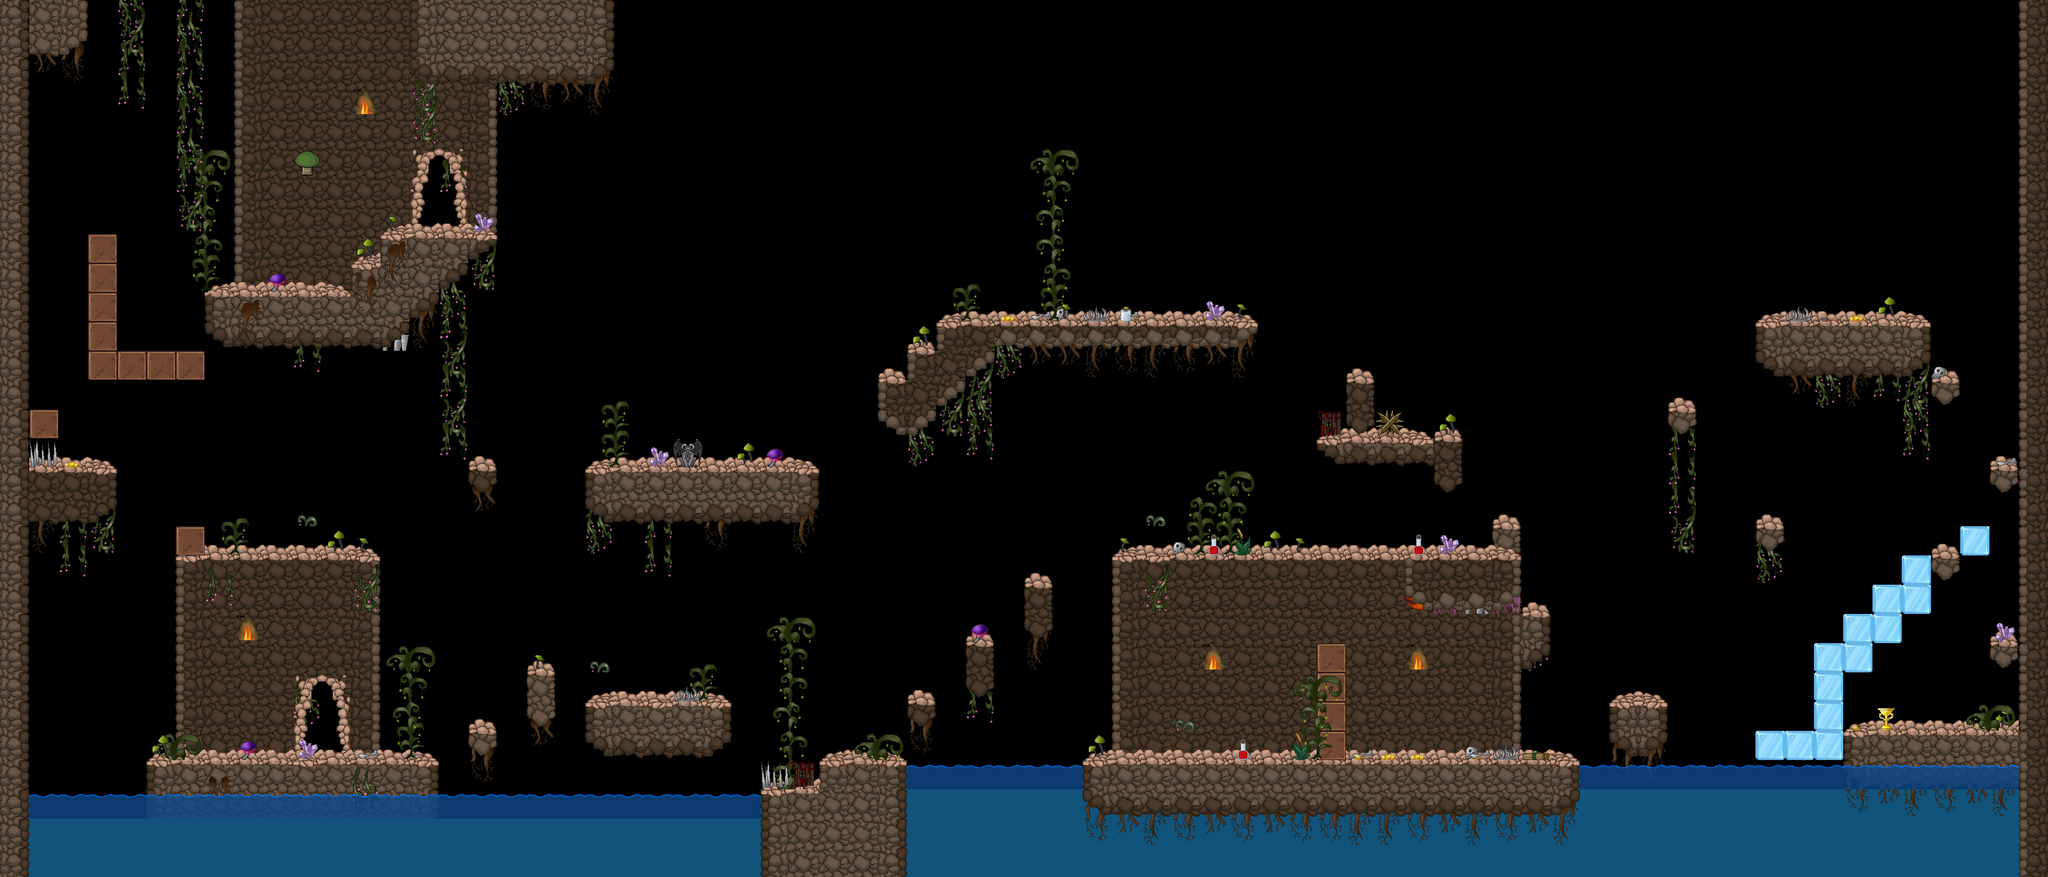

This game map was drawn from its Tiled (.tmx) file and the tilesets committed beside it. A one-line description and the trimmed map source follow:
An orthogonal 70x30 tile map with 50x50 px tiles, 16 tile layers (BG 1, BG 2, BG 3, BG 4, ...), 1 hidden layer not drawn, 4 tilesets and 13 objects.

<map version="1.0" orientation="orthogonal" renderorder="right-down" width="70" height="30" tilewidth="50" tileheight="50" backgroundcolor="#000000" nextobjectid="14">
 <properties>
  <property name="backgroundlayers" value="-1.0,res/level/ratcave/layer_inf.png,5.0,res/level/ratcave/layer_5.png,3.0,res/level/ratcave/layer_3.png,2.0,res/level/ratcave/layer_2.png" />
  <property name="dimming" value="0.3" />
  <property name="musicpath" value="res/level/ratcave/cave_try.ogg" />
  <property name="name" value="Rat Cave" />
  <property name="tilesetpath" value="res/level/ratcave/tileset_level_ratcave.png" />
 </properties>
 <tileset firstgid="1" name="tileset_level_ratcave" tilewidth="50" tileheight="50" spacing="2" margin="1" tilecount="529">
  <image source="../tilesets/tileset_level_ratcave.png" width="1200" height="1200" />
 </tileset>
 <tileset firstgid="530" name="tileset_level_dynamic_tiles" tilewidth="50" tileheight="50" spacing="2" margin="1" tilecount="100">
  <image source="../tilesets/tileset_level_dynamic_tiles.png" width="1040" height="260" />
 </tileset>
 <tileset firstgid="630" name="tileset_enemies" tilewidth="50" tileheight="50" spacing="2" margin="1" tilecount="3">
  <image source="../tilesets/tileset_enemies.png" width="156" height="52" />
 </tileset>
 <tileset firstgid="633" name="spritesheet_levelitems" tilewidth="50" tileheight="50" tilecount="576">
  <image source="../tilesets/spritesheet_levelitems.png" width="1200" height="1200" />
  <tile id="0">
   <properties>
    <property name="id" value="it_fo_caveberry" />
   </properties>
  </tile>
  <tile id="1">
   <properties>
    <property name="id" value="it_mi_goldengoblet" />
   </properties>
  </tile>
  <tile id="2">
   <properties>
    <property name="id" value="it_go_onecoin" />
   </properties>
  </tile>
  <tile id="3">
   <properties>
    <property name="id" value="it_qe_letter" />
   </properties>
  </tile>
  <tile id="4">
   <properties>
    <property name="id" value="it_eq_ringoflesserhealth" />
   </properties>
  </tile>
  <tile id="25">
   <properties>
    <property name="id" value="it_fo_healingherb" />
   </properties>
  </tile>
  <tile id="26">
   <properties>
    <property name="id" value="it_fo_glowingshroom" />
   </properties>
  </tile>
  <tile id="27">
   <properties>
    <property name="id" value="it_go_threecoins" />
   </properties>
  </tile>
  <tile id="28">
   <properties>
    <property name="id" value="it_fo_water" />
   </properties>
  </tile>
  <tile id="48">
   <properties>
    <property name="id" value="it_fo_cheese" />
   </properties>
  </tile>
  <tile id="49">
   <properties>
    <property name="id" value="it_fo_bread" />
   </properties>
  </tile>
  <tile id="50">
   <properties>
    <property name="id" value="it_fo_lesserhealingpotion" />
   </properties>
  </tile>
 </tileset>
 <layer name="BG 1" width="70" height="30">
  <data>[2100 cells, 753 non-empty, 42 distinct tile ids]</data>
 </layer>
 <layer name="BG 2" width="70" height="30">
  <data>[2100 cells, 379 non-empty, 57 distinct tile ids]</data>
 </layer>
 <layer name="BG 3" width="70" height="30">
  <data>[2100 cells, 102 non-empty, 27 distinct tile ids]</data>
 </layer>
 <layer name="BG 4" width="70" height="30">
  <data>[2100 cells, 29 non-empty, 21 distinct tile ids]</data>
 </layer>
 <layer name="dynamic water" width="70" height="30">
  <data>[2100 cells, 46 non-empty, 1 distinct tile ids]</data>
 </layer>
 <layer name="dynamic ice" width="70" height="30">
  <data>[2100 cells, 13 non-empty, 1 distinct tile ids]</data>
 </layer>
 <layer name="dynamic crumblyblock" width="70" height="30">
  <data>[2100 cells, 14 non-empty, 1 distinct tile ids]</data>
 </layer>
 <layer name="dynamic torch" width="70" height="30">
  <data>[2100 cells, 5 non-empty, 2 distinct tile ids]</data>
 </layer>
 <layer name="dynamic spikesbottom" width="70" height="30">
  <data>[2100 cells, 5 non-empty, 3 distinct tile ids]</data>
 </layer>
 <layer name="dynamic spikestop" width="70" height="30">
  <data>[2100 cells, 5 non-empty, 3 distinct tile ids]</data>
 </layer>
 <layer name="dynamic checkpoint" width="70" height="30">
  <data>[2100 cells, 1 non-empty, 1 distinct tile ids]</data>
 </layer>
 <layer name="items" width="70" height="30">
  <data>[2100 cells, 25 non-empty, 10 distinct tile ids]</data>
 </layer>
 <objectgroup name="enemies">
  <object id="1" gid="631" x="400" y="500" width="50" height="50">
   <properties>
    <property name="gold" value="2" />
    <property name="it_mi_goldengoblet" value="3" />
    <property name="questtarget" value="ACaveOfRats,FireRat" />
   </properties>
  </object>
  <object id="2" gid="630" x="500" y="950" width="50" height="50">
   <properties>
    <property name="questtarget" value="ACaveOfRats,Rat" />
   </properties>
  </object>
  <object id="3" gid="630" x="350" y="1300" width="50" height="50">
   <properties>
    <property name="questtarget" value="ACaveOfRats,Rat" />
   </properties>
  </object>
  <object id="4" gid="630" x="1050" y="1200" width="50" height="50">
   <properties>
    <property name="questtarget" value="ACaveOfRats,Rat" />
   </properties>
  </object>
  <object id="5" gid="630" x="2300" y="950" width="50" height="50">
   <properties>
    <property name="questtarget" value="ACaveOfRats,Rat" />
   </properties>
  </object>
  <object id="6" gid="631" x="3000" y="900" width="50" height="50" />
  <object id="7" gid="630" x="2000" y="550" width="50" height="50">
   <properties>
    <property name="questtarget" value="ACaveOfRats,Rat" />
   </properties>
  </object>
 </objectgroup>
 <layer name="LFG 1" width="70" height="30">
  <data>[2100 cells, 63 non-empty, 23 distinct tile ids]</data>
 </layer>
 <layer name="LFG 2" width="70" height="30">
  <data>[2100 cells, 24 non-empty, 10 distinct tile ids]</data>
 </layer>
 <layer name="FG 1" width="70" height="30">
  <data>[2100 cells, 4 non-empty, 4 distinct tile ids]</data>
 </layer>
 <layer name="FG 2" width="70" height="30">
  <data>[2100 cells, 6 non-empty, 6 distinct tile ids]</data>
 </layer>
 <layer name="collidable" width="70" height="30" visible="0">
  <data>[2100 cells, 295 non-empty, 1 distinct tile ids]</data>
 </layer>
 <objectgroup name="levelexits">
  <object id="8" x="726" y="286" width="50" height="100">
   <properties>
    <property name="map id" value="res/map/firstmap/firstmap.tmx" />
    <property name="x" value="3800" />
    <property name="y" value="450" />
   </properties>
  </object>
  <object id="9" x="522" y="1169" width="57" height="117">
   <properties>
    <property name="map id" value="res/map/firstmap/firstmap.tmx" />
    <property name="x" value="4000" />
    <property name="y" value="700" />
   </properties>
  </object>
 </objectgroup>
 <objectgroup name="chests">
  <object id="10" gid="534" x="3250" y="1200" width="50" height="50">
   <properties>
    <property name="gold" value="10" />
    <property name="it_fo_water" value="1" />
    <property name="it_mi_goldengoblet" value="1" />
   </properties>
  </object>
 </objectgroup>
 <objectgroup name="light" visible="0">
  <object id="11" x="57" y="1367" width="1001" height="161">
   <properties>
    <property name="brightness" value="0.5" />
   </properties>
   <ellipse />
  </object>
  <object id="12" x="553" y="1369" width="740" height="148">
   <properties>
    <property name="brightness" value="0.5" />
   </properties>
   <ellipse />
  </object>
  <object id="13" x="212" y="1160" width="287" height="188">
   <properties>
    <property name="brightness" value="0.3" />
   </properties>
   <ellipse />
  </object>
 </objectgroup>
</map>